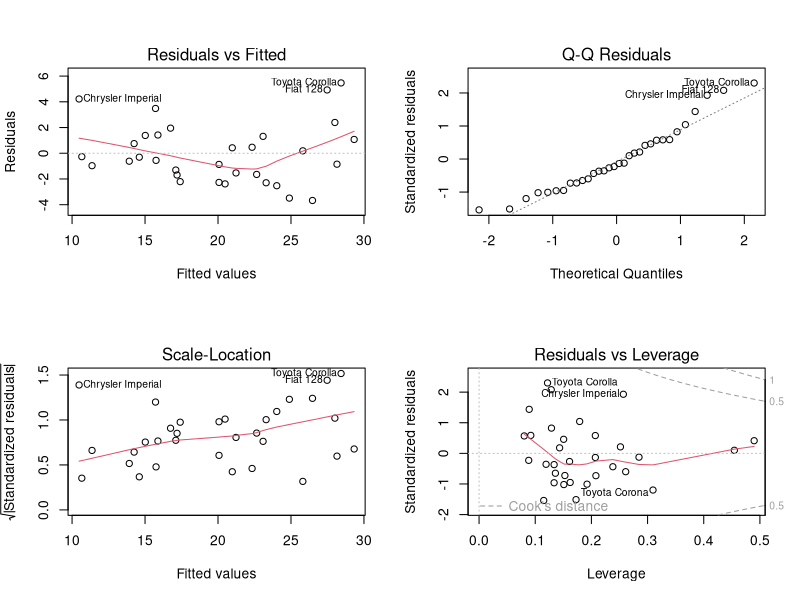
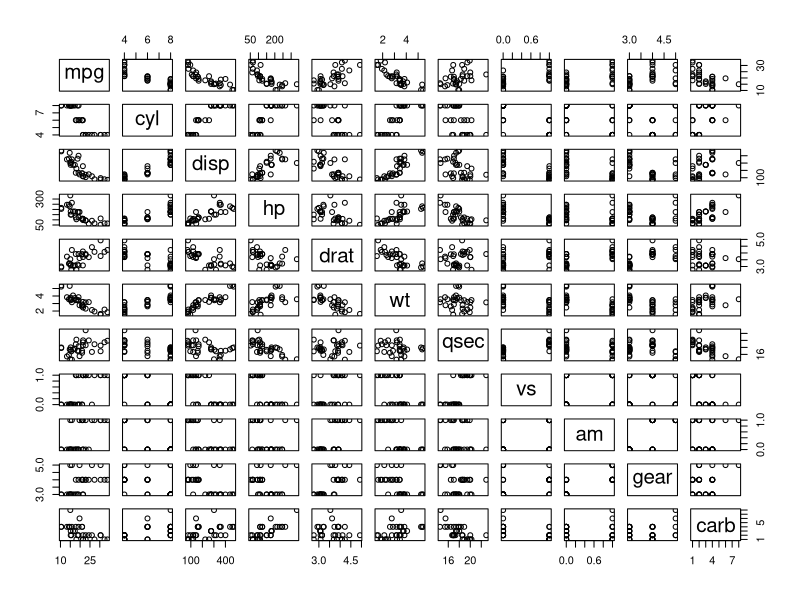

Recreate these plots in R, in order.
## ---- chunk 1
model_t<-lm(mpg~.-drat-gear-carb-disp-qsec,mtcars)
summary(model_t)

par(mfrow=c(2,2)); plot(model_t)
## ---- chunk 2
model_t<-lm(mpg~.-drat-gear-carb-disp-qsec-cyl-vs,mtcars)
summary(model_t)
## ---- chunk 3
model_t<-lm(mpg~.-drat-gear-carb-disp-qsec-cyl-vs-am,mtcars)
summary(model_t)
## ---- chunk 4
pairs(mtcars)
